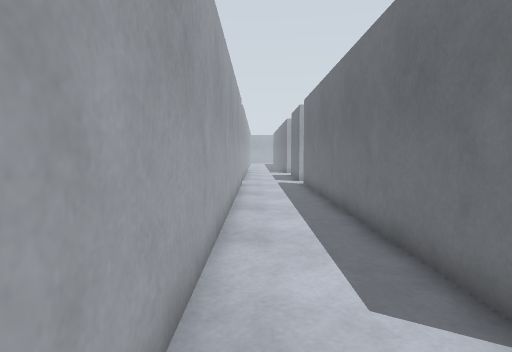
View 1 (above)

23 first-person views from a walk through a world built for the Gazebo simulator. The camera is 0.94 m above the floor, tilts 4° down and sees 75° across. The floor is counted in squares, 0.5 m on a side. Each view is taken from the middle of a square. On the plan, view 1 faces up. The plan holds only what a view shows up to about 17 squares ahead; the rest is blank. The place goes on beyond the plan.

View 2
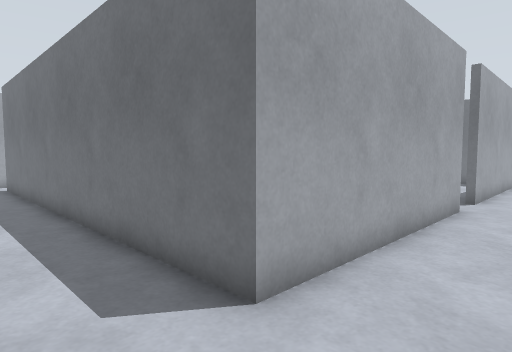

View 3
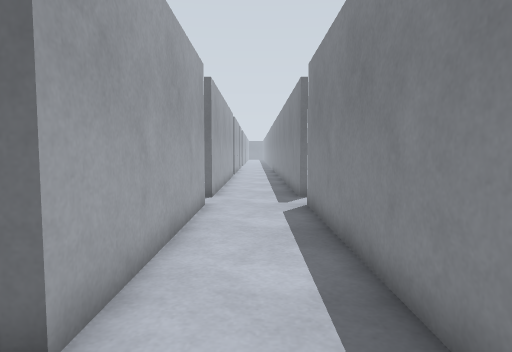

View 4
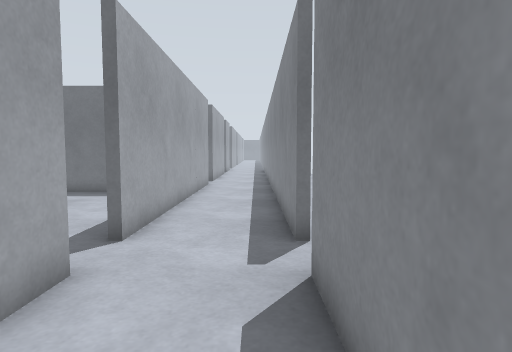

View 5
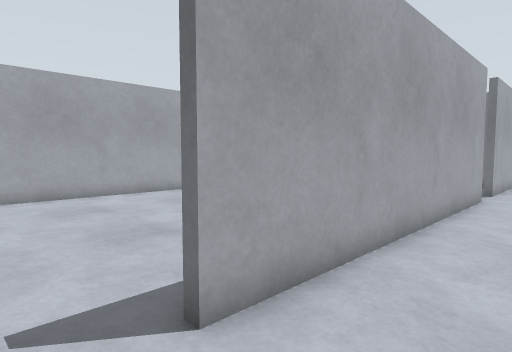

View 6
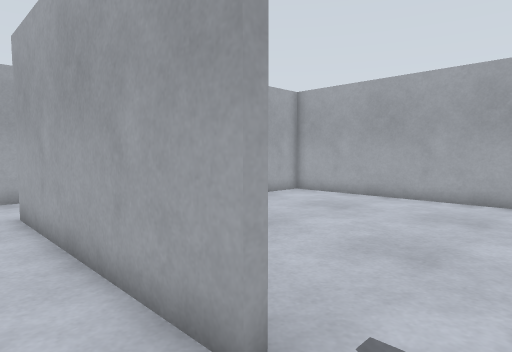

View 7
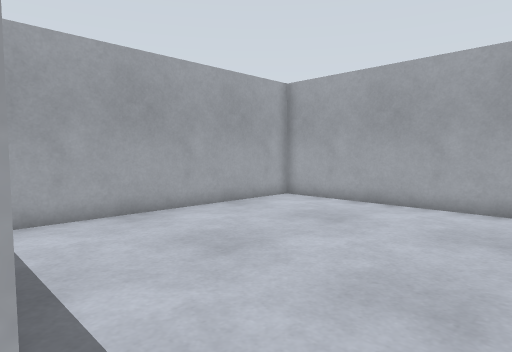

View 8
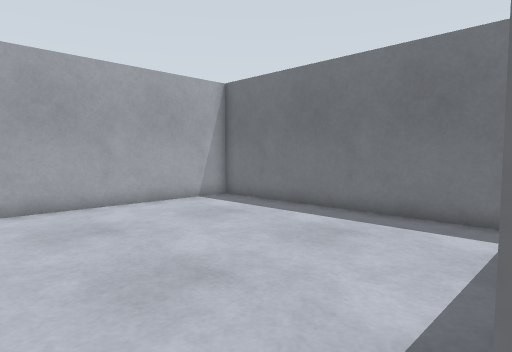

View 9
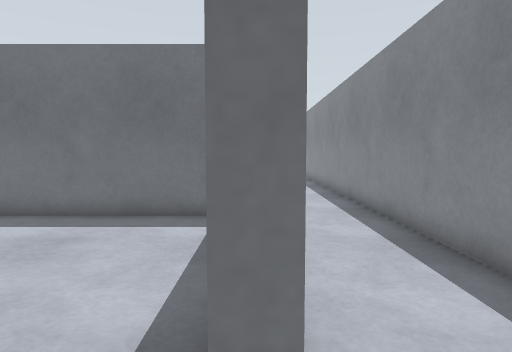

View 10
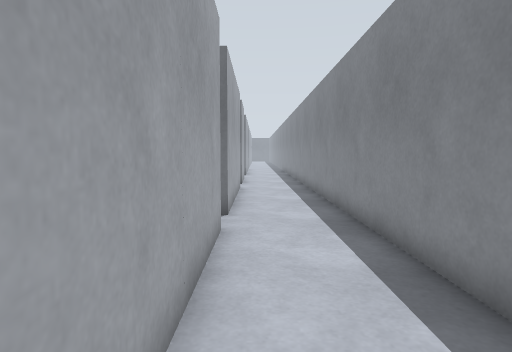

View 11
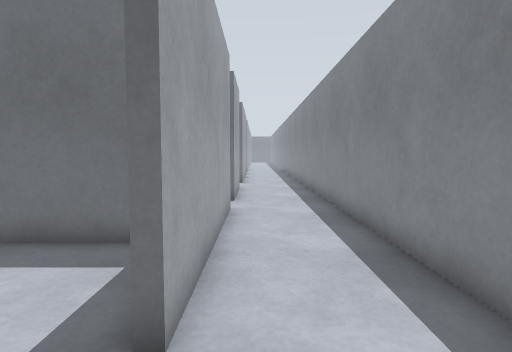

View 12
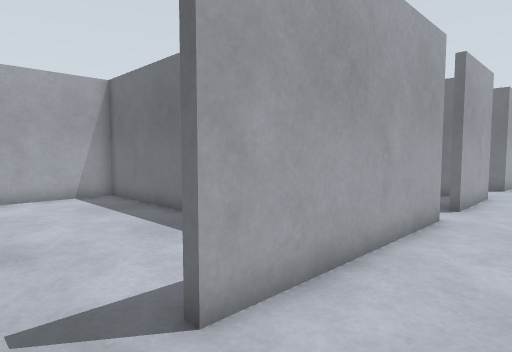

View 13
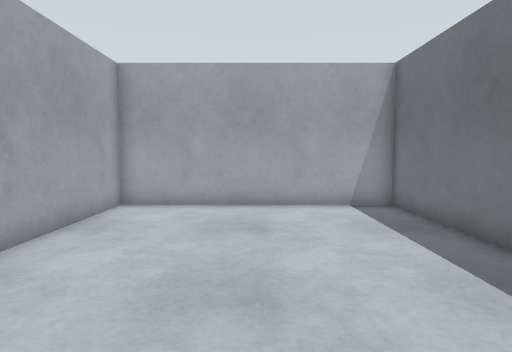

View 14
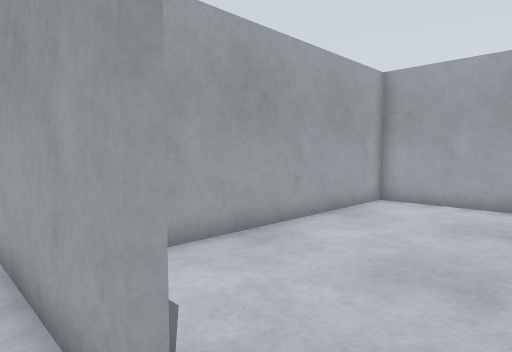

View 15
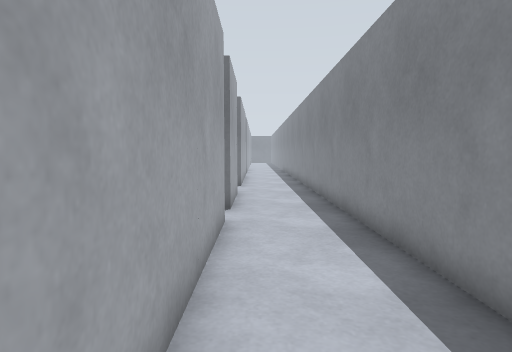

View 16
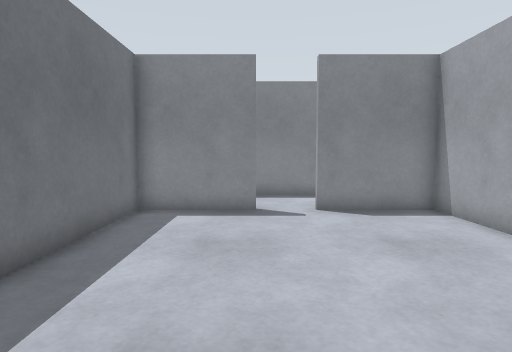

View 17
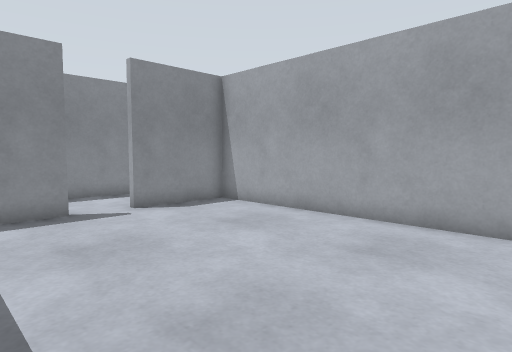

View 18
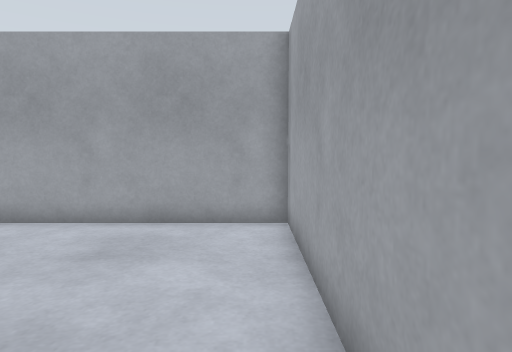

View 19
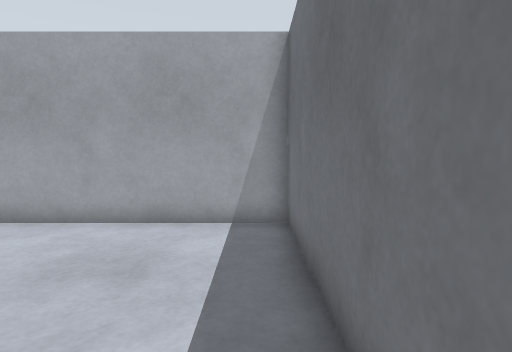

View 20
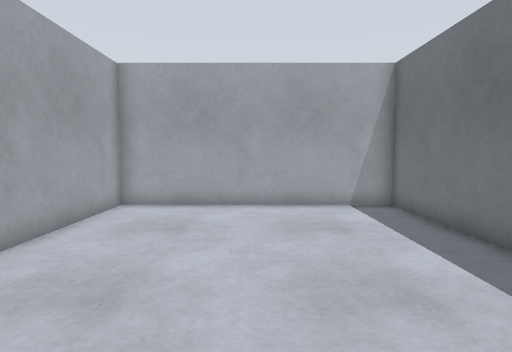

View 21
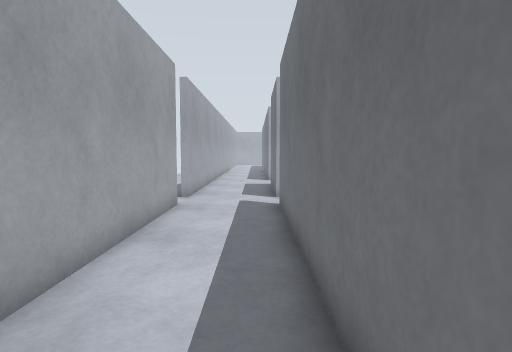

View 22
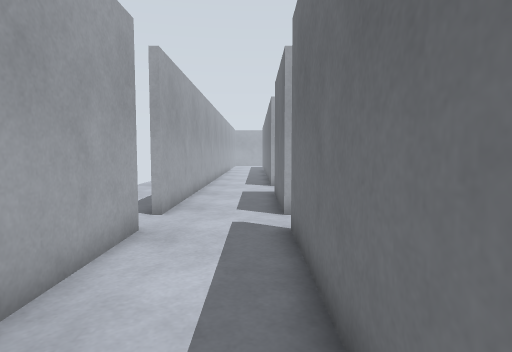

View 23
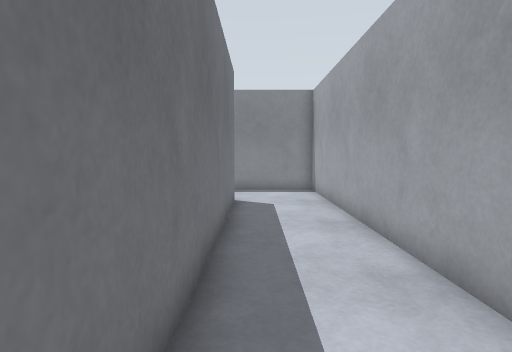

### Floor plan
Points are (right, up) in squares from view 1. A wall is a line through its corners. A room is listed if a view was taken in it or the views show most of it. See-through windows are left out.
Room 1 (views 1, 2, 3, 4, 5, 6, 10, 11, 12, 14, 15, 21, 22, 23)
walls: (14, -1.2) (14, -0.9) (44.5, -0.9); (12, 2.8) (2.9, 2.8) (2.9, 20); (27, 2.8) (14, 2.8); (37, 2.8) (29, 2.8); (2.9, 22) (2.9, 27); (-0.8, 20) (-0.8, -0.9) (12, -0.9); (43.2, 2.8) (39, 2.8); (-0.8, 27.5) (-0.8, 22) (-1.2, 22)
ways out: opening at (13, 3) to room 2; opening at (28.5, 3) to room 3; opening at (38, 3) to room 4; opening at (-1, 21.5); opening at (3, 21); opening at (13, -1)
Room 2 (views 7, 8, 9)
walls: (12, 3.2) (12, 2.8); (12.2, 14.9) (3.2, 14.9) (3.2, 4.4); (14, 2.8) (14, 3.2); (22.9, 4.4) (22.9, 14.9) (13.9, 14.9)
ways out: opening at (13, 3) to room 1
Room 3 (view 13)
walls: (32.9, 9.1) (32.9, 14.9) (23.2, 14.9) (23.2, 5.2); (27, 3.2) (27, 2.8); (29, 2.8) (29, 3.2); (32.9, 4.5) (32.9, 7.4)
ways out: opening at (28.5, 3) to room 1
Room 4 (views 16, 17, 18, 19, 20)
walls: (39, 2.8) (39, 3.2) (42.9, 3.2) (42.9, 14.9) (33.1, 14.9) (33.1, 3.2) (37, 3.2) (37, 2.8)
ways out: opening at (38, 3) to room 1

Where each view was taken, in squares from view 1:
view 1: 0 up, 0 right, facing up
view 2: 0 up, 0 right, facing up-right
view 3: 1 up, 0 right, facing right
view 4: 0 up, 7 right, facing right
view 5: 0 up, 12 right, facing up-right
view 6: 1 up, 14 right, facing up-left
view 7: 3 up, 13 right, facing up-left
view 8: 3 up, 13 right, facing up-right
view 9: 3 up, 13 right, facing right
view 10: 2 up, 19 right, facing right
view 11: 2 up, 26 right, facing right
view 12: 0 up, 27 right, facing up-right
view 13: 3 up, 28 right, facing up
view 14: 2 up, 29 right, facing up-left
view 15: 2 up, 28 right, facing right
view 16: 14 up, 39 right, facing down
view 17: 14 up, 42 right, facing down-left
view 18: 14 up, 42 right, facing left
view 19: 6 up, 42 right, facing up
view 20: 3 up, 38 right, facing up
view 21: 8 up, 2 right, facing up
view 22: 12 up, 2 right, facing up
view 23: 16 up, 2 right, facing down
